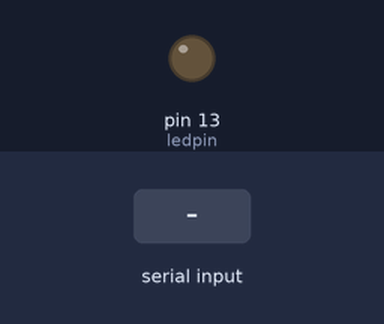
Recording of a sketch running on a simulated Arduino Uno, built with avr-gcc and run on an emulated ATmega328P. Shown: output pins drawn as LEDs (lit = HIGH). Inputs (shaded band) come from the test bench. What the sketch prints to the serial monitor is not drawn.

Above: at 1.2 s.
1.3 s: "1" received over Serial
At 2.7 s:
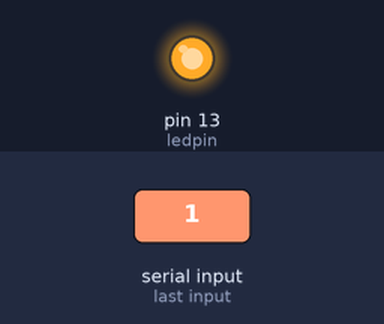
Timing chart, 0 to 4.3 s (numbered marks = the images above; inputs shaded):
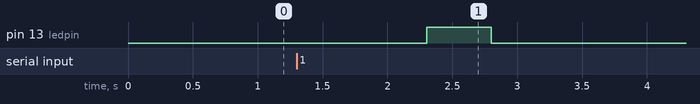

The sketch:

hello_world.ino
```cpp
String val;
int ledpin = 13;

// the setup function runs once when you press reset or power the board
void setup() {
  Serial.begin(9600);
  pinMode(ledpin, OUTPUT);
}

// the loop function runs over and over again forever
void loop() {
  val = Serial.readString();

  if (val != "") {
    digitalWrite(ledpin, HIGH);
    delay(500);
    digitalWrite(ledpin, LOW);
    delay(500);

    Serial.println("Hello, " + val + "!");
  }
}
```

Measured:
- after the input at 1.3 s, pin 13 (ledpin): LOW → HIGH after 1.0 s, → LOW 0.50 s later
